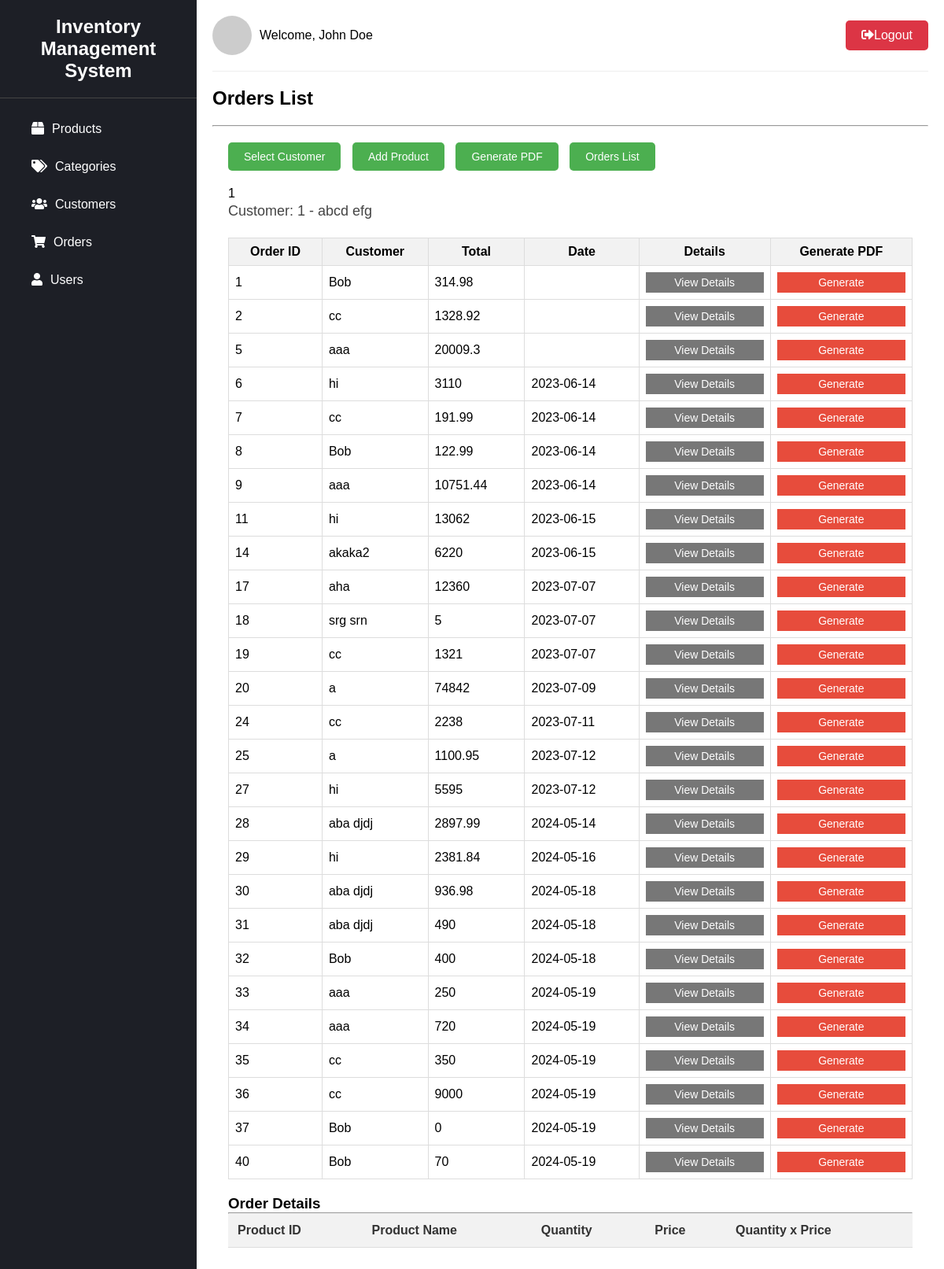
/orders_list.php, run on the app's committed database.
### tables this page shows
CREATE TABLE `orders` (
  `order_id` int(11) NOT NULL,
  `customer_id` int(11) DEFAULT NULL,
  `order_date` date DEFAULT NULL,
  `total_order_amount` double DEFAULT NULL
);

CREATE TABLE `customer` (
  `id` int(11) NOT NULL,
  `first_name` varchar(150) NOT NULL,
  `last_name` varchar(150) NOT NULL,
  `tel` varchar(100) NOT NULL,
  `email` text NOT NULL
);

### orders_list.php (the view, shortened to what this page needs)
<?php
require_once 'db_connect.php';
$sql = "SELECT orders.order_id AS orderId, first_name, orders.total_order_amount AS order_total, orders.order_date
FROM orders
INNER JOIN customer ON orders.customer_id = customer.id
INNER JOIN order_details ON orders.order_id = order_details.order_id
GROUP BY orders.order_id";
$stmt = $conn->prepare($sql);
$stmt->execute();
$results = $stmt->fetchAll(PDO::FETCH_ASSOC);
?>
<!DOCTYPE html>
<html>
<head>
    <link rel="stylesheet" href="https://cdnjs.cloudflare.com/ajax/libs/font-awesome/5.15.4/css/all.min.css">
</head>
<body>
    <div class="sidebar">
        <div class="logo">
            <h2>Inventory Management System</h2>
        </div>
        <ul>
            <li><a href="#"><i class="fas fa-box"></i>Products</a></li>
            <li><a href="#"><i class="fas fa-tags"></i>Categories</a></li>
            <li><a href="#"><i class="fas fa-users"></i>Customers</a></li>
            <li><a href="#"><i class="fas fa-shopping-cart"></i>Orders</a></li>
            <li><a href="#"><i class="fas fa-user"></i>Users</a></li>
        </ul>
    </div>
    <div class="main-content">
        <div class="header">
            <div class="user">
                <img src="https://via.placeholder.com/50" alt="User Image">
                <span>Welcome, John Doe</span>
            </div>
            <a href="#" class="logout-btn"><i class="fas fa-sign-out-alt"></i>Logout</a>
        </div>
        <div class="content">
        <h2>Orders List</h2>
        <hr>
<div class="order-section">
  <div class="order-buttons">
    <button id="customer-modal-btn">Select Customer</button>
    <button id="product-modal-btn">Add Product</button>
    <button id="generate-pdf">Generate PDF</button>
    <button id="orders-list">Orders List</button>
  </div>
  <form>
  <div class="order-buttons">
  <input type="text" id="customerIdInput" name="customer_id" value="1" readonly>
    <p id="">Customer: <span id="customerId">1</span> - <span id="customerName">abcd efg</span></p>
  </div>
  <table class="order-products-table" id="orderTable" name="tableData">
    <thead>
      <tr>
        <th>Order ID</th>
        <th>Customer</th>
        <th>Total</th>
        <th>Date</th>
        <th>Details</th>
        <th>Generate PDF</th>
      </tr>
    </thead>
    <tbody>
<?php
foreach ($results as $row) {
    echo "<tr>";
    echo "<td>".$row['orderId']."</td>";
    echo "<td>".$row['first_name']."</td>";
    echo "<td>".$row['order_total']."</td>";
    echo "<td>".$row['order_date']."</td>";
    echo "<td><button class='details-btn generate-btn' data-order-id='".$row['orderId']."'>View Details</button></td>";
    echo "<td><button class='pdf-btn generate-btn'>Generate</button></td>";
    echo "</tr>";
}
?>
      </tbody>
    </table>
</form>
 <h3>Order Details</h3>
 <hr>
<table id="orderDetailsTable">
  <thead>
    <tr>
      <th>Product ID</th>
      <th>Product Name</th>
      <th>Quantity</th>
      <th>Price</th>
      <th>Quantity x Price</th>
    </tr>
  </thead>
</table>
</div>
        </div>
    </div>
</body>
</html>

### orders_list.php (style rules this page uses)
* { box-sizing: border-box; margin: 0; padding: 0; font-family: Arial, sans-serif; }
.sidebar { width: 250px; height: 100%; background-color: #1d1f26; position: fixed; left: 0; top: 0; overflow-y: auto; }
.sidebar .logo { padding: 20px; color: #fff; text-align: center; border-bottom: 1px solid #444; }
.sidebar ul { list-style: none; padding: 20px; }
.sidebar ul li a { color: #fff; display: block; padding: 10px 20px; text-decoration: none; border-radius: 5px; margin-bottom: 10px; transition: background-color 0.3s ease; }
.sidebar ul li a i { margin-right: 10px; }
.main-content { margin-left: 250px; padding: 20px; }
.header { display: flex; justify-content: space-between; align-items: center; border-bottom: 1px solid #eee; padding-bottom: 20px; margin-bottom: 20px; }
.user { display: flex; align-items: center; }
.user img { width: 50px; height: 50px; border-radius: 50%; margin-right: 10px; }
.logout-btn { background-color: #dc3545; color: #fff; border: none; padding: 10px 20px; border-radius: 5px; text-decoration: none; transition: background-color 0.3s ease; }
.content h2 { margin-bottom: 20px; font-size: 24px; }
.content p { font-size: 18px; line-height: 1.5; color: #444; }
.order-section { padding: 20px; }
.order-buttons { margin-bottom: 20px; }
.order-buttons button { background-color: #4CAF50; color: #fff; border: none; padding: 10px 20px; font-size: 14px; border-radius: 5px; cursor: pointer; margin-right: 10px; transition: background-color 0.3s ease; }
.order-products-table { width: 100%; border-collapse: collapse; margin-bottom: 20px; }
.order-products-table th, .order-products-table td { border: 1px solid #ddd; padding: 8px; }
.order-products-table th { background-color: #f2f2f2; }
.order-products-table td:last-child { text-align: center; }
#customerIdInput { background: none; border: none; outline: none; padding: 0; margin: 0; font-size: inherit; color: inherit; }
.generate-btn { background-color: #e74c3c; color: #fff; border: none; cursor: pointer; padding: 5px 10px; font-size: 14px; transition: background-color 0.3s ease; width:100%; }
#orderDetailsTable { border-collapse: collapse; width: 100%; }
#orderDetailsTable th, #orderDetailsTable td { padding: 12px; text-align: left; border-bottom: 1px solid #ddd; }
#orderDetailsTable th { background-color: #f2f2f2; color: #333; font-weight: bold; }
.details-btn { background-color: #777; }

### data on the page
orders: order_id "1", customer.first_name "Bob", total_order_amount "314.98"
orders: order_id "2", customer.first_name "cc", total_order_amount "1328.92"
orders: order_id "5", customer.first_name "aaa", total_order_amount "20009.3"
orders: order_id "6", customer.first_name "hi", total_order_amount "3110", order_date "2023-06-14"
orders: order_id "7", customer.first_name "cc", total_order_amount "191.99", order_date "2023-06-14"
orders: order_id "8", customer.first_name "Bob", total_order_amount "122.99", order_date "2023-06-14"
orders: order_id "9", customer.first_name "aaa", total_order_amount "10751.44", order_date "2023-06-14"
orders: order_id "11", customer.first_name "hi", total_order_amount "13062", order_date "2023-06-15"
orders: order_id "14", customer.first_name "akaka2", total_order_amount "6220", order_date "2023-06-15"
orders: order_id "17", customer.first_name "aha", total_order_amount "12360", order_date "2023-07-07"
orders: order_id "18", customer.first_name "srg srn", total_order_amount "5", order_date "2023-07-07"
orders: order_id "19", customer.first_name "cc", total_order_amount "1321", order_date "2023-07-07"
orders: order_id "20", customer.first_name "a", total_order_amount "74842", order_date "2023-07-09"
orders: order_id "24", customer.first_name "cc", total_order_amount "2238", order_date "2023-07-11"
orders: order_id "25", customer.first_name "a", total_order_amount "1100.95", order_date "2023-07-12"
orders: order_id "27", customer.first_name "hi", total_order_amount "5595", order_date "2023-07-12"
orders: order_id "28", customer.first_name "aba djdj", total_order_amount "2897.99", order_date "2024-05-14"
orders: order_id "29", customer.first_name "hi", total_order_amount "2381.84", order_date "2024-05-16"
orders: order_id "30", customer.first_name "aba djdj", total_order_amount "936.98", order_date "2024-05-18"
orders: order_id "31", customer.first_name "aba djdj", total_order_amount "490", order_date "2024-05-18"
orders: order_id "32", customer.first_name "Bob", total_order_amount "400", order_date "2024-05-18"
orders: order_id "33", customer.first_name "aaa", total_order_amount "250", order_date "2024-05-19"
orders: order_id "34", customer.first_name "aaa", total_order_amount "720", order_date "2024-05-19"
orders: order_id "35", customer.first_name "cc", total_order_amount "350", order_date "2024-05-19"
orders: order_id "36", customer.first_name "cc", total_order_amount "9000", order_date "2024-05-19"
orders: order_id "37", customer.first_name "Bob", total_order_amount "0", order_date "2024-05-19"
orders: order_id "40", customer.first_name "Bob", total_order_amount "70", order_date "2024-05-19"
